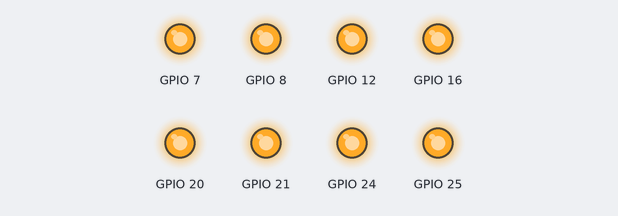
Bench run of a program on a simulated Raspberry Pi (BCM pin numbers). On the bench: output pins drawn as LEDs (lit = HIGH).

Above: at 0.5 s.
At 3.5 s:
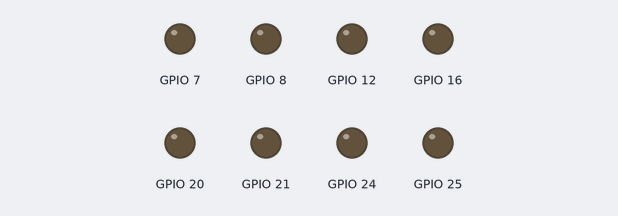
Timing chart, 0 to 4.6 s (numbered marks = the images above):
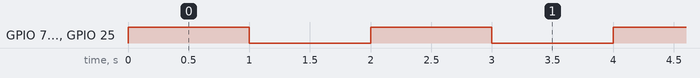

The program:

rpi_10_led_blinking.py
```python
import RPi.GPIO as GPIO
from time import sleep
GPIO.setmode(GPIO.BCM)
GPIO.setup(24,GPIO.OUT)
GPIO.setup(25,GPIO.OUT)
GPIO.setup(8,GPIO.OUT)
GPIO.setup(7,GPIO.OUT)
GPIO.setup(20,GPIO.OUT)
GPIO.setup(16,GPIO.OUT)
GPIO.setup(12,GPIO.OUT)
GPIO.setup(21,GPIO.OUT)
while True:
    GPIO.output(24,GPIO.HIGH)
    GPIO.output(25,GPIO.HIGH)
    GPIO.output(8,GPIO.HIGH)
    GPIO.output(7,GPIO.HIGH)
    GPIO.output(20,GPIO.HIGH)
    GPIO.output(16,GPIO.HIGH)
    GPIO.output(12,GPIO.HIGH)
    GPIO.output(21,GPIO.HIGH)
    sleep(1)
    GPIO.output(24,GPIO.LOW)
    GPIO.output(25,GPIO.LOW)
    GPIO.output(8,GPIO.LOW)
    GPIO.output(7,GPIO.LOW)
    GPIO.output(20,GPIO.LOW)
    GPIO.output(16,GPIO.LOW)
    GPIO.output(12,GPIO.LOW)
    GPIO.output(21,GPIO.LOW)
    sleep(1)
```

Measured:
- by itself, GPIO 7, GPIO 8, GPIO 12, GPIO 16, GPIO 20, GPIO 21, GPIO 24, GPIO 25: alternates HIGH for 1.0 s and LOW for 1.0 s
